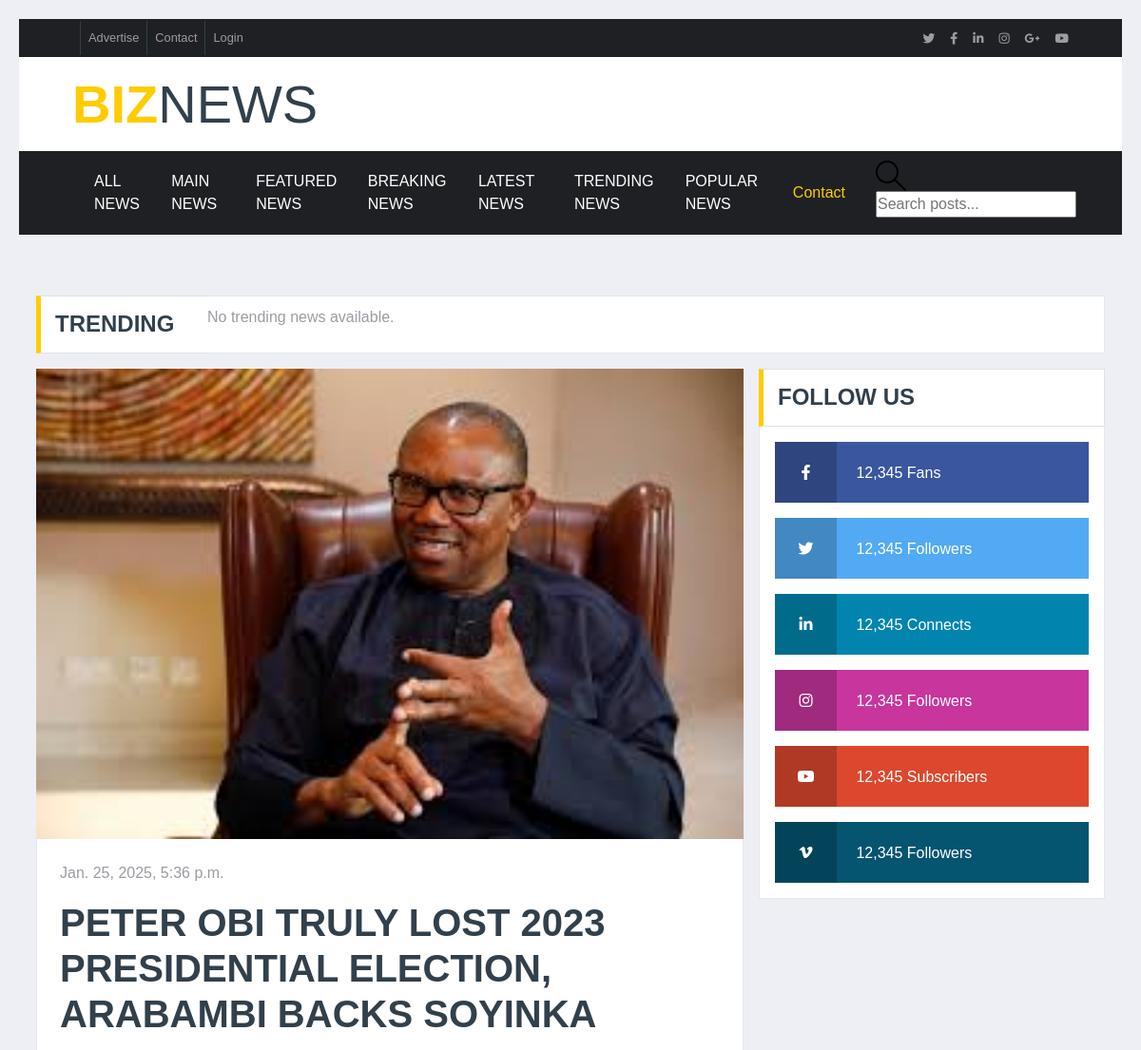
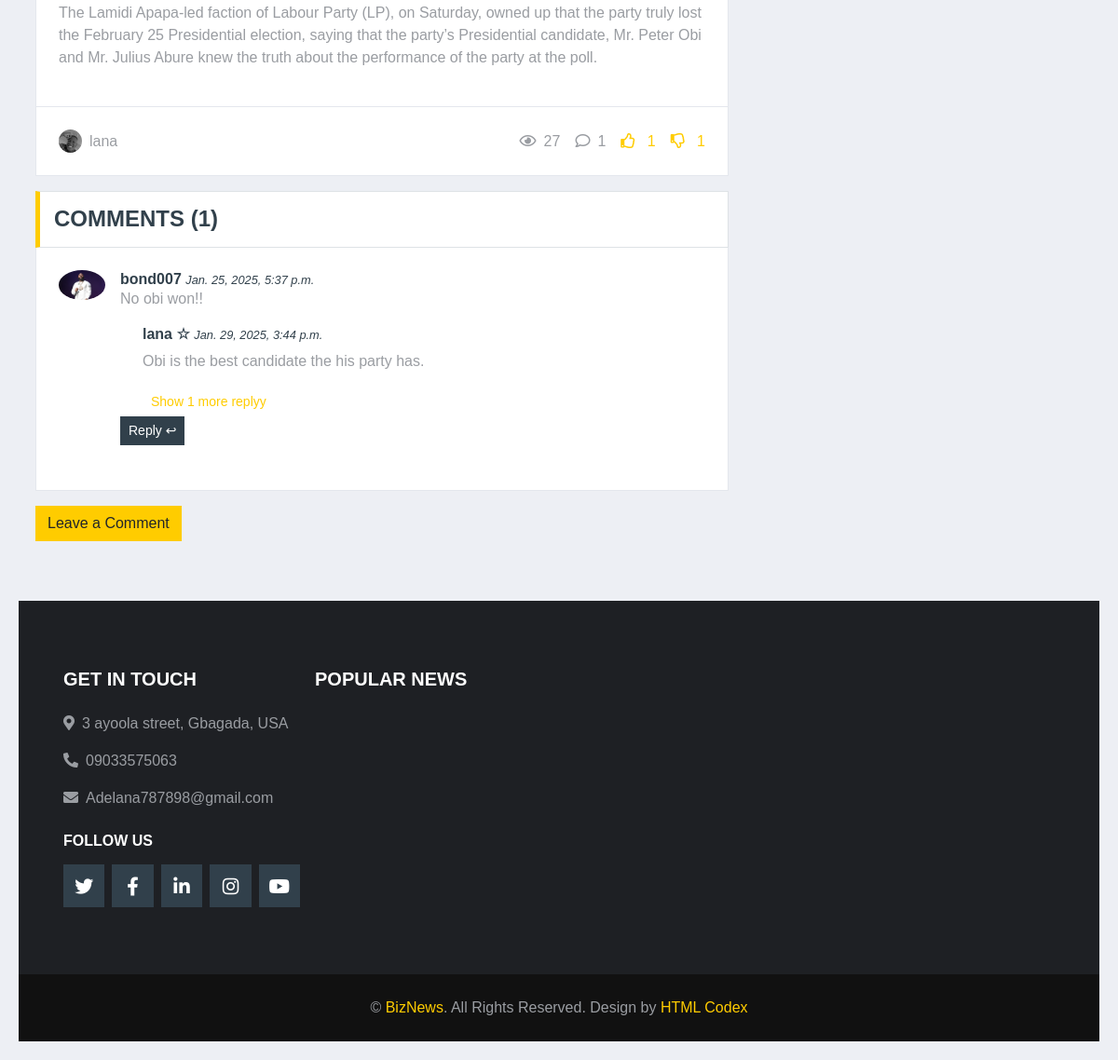
The app's page /article/13 with its own data (2 pictures, top to bottom).
### biznews/models.py (models this page shows, shortened)
class Post(models.Model):
    profile = models.ForeignKey('Profile', related_name='posts', on_delete=models.CASCADE)
    title = models.CharField(max_length=100)
    content = models.TextField()
    category = models.ManyToManyField('Category')
    image = models.ImageField(upload_to='images/', default='images/default.jpg')
    date_posted = models.DateTimeField(auto_now_add=True)
    view_count = models.IntegerField(default=0)
    class Meta:
        ordering = ['-date_posted']

class Profile(models.Model):
    user = models.OneToOneField(User, on_delete=models.CASCADE, related_name='editor_profile', null=True, blank=True)
    first_name = models.CharField(max_length=100)
    last_name = models.CharField(max_length=100)
    avatar = models.ImageField(upload_to='images/', default='images/default.jpg')
    date_posted = models.DateTimeField(auto_now_add=True)
    social = models.URLField()
    email = models.EmailField()
    phone = models.CharField(max_length=100)
    position = models.CharField(max_length=100)
    hobbies = models.CharField(max_length=100)
    bio = models.TextField()
    experience = models.TextField()
    total_views = models.IntegerField(default=0)

class User(AbstractUser):
    username= models.CharField(max_length=200, null=True, unique=True)
    email = models.EmailField(unique=True  ,null=True)
    bio = models.TextField(null=True)
    hobbies = models.CharField(max_length=255, blank=True, null=True)
    experience = models.TextField(null=True)
    phone = models.CharField(null=True, max_length=11)
    social = models.TextField(null=True)
    avatar = models.ImageField(upload_to='avatars/', null=True, blank=True)
    USERNAME_FIELD = 'username'
    REQUIRED_FIELDS = []

class Comment(models.Model):
    user = models.ForeignKey(User, on_delete=models.CASCADE)  # User is required
    post = models.ForeignKey('Post', on_delete=models.CASCADE, related_name='comments')  # Link to the post
    body = models.TextField(max_length=1000)  # Main content of the comment (with length limit)
    parent = models.ForeignKey(
        'self', null=True, blank=True, related_name='replies', on_delete=models.CASCADE
    )  # For nested replies
    date_posted = models.DateTimeField(default=now)  # When the comment was posted
    class Meta:
        ordering = ['-date_posted']  # Show latest comments first

### biznews/views.py (the view, shortened to what this page needs)
# urls.py: path('article/<int:pk>', views.articlePage, name='article'),
def articlePage(request, pk):
    post = get_object_or_404(Post, pk=pk)
    post.view_count += 1
    post.save()
    comments = post.comments.filter(parent__isnull=True)
    comment_form = CommentForm()
    reply_form = ReplyForm()
    return render(request, 'article.html', {
        'article': post,
        'comments': comments,
        'comment_form': comment_form,
        'reply_form': reply_form,
    })

### biznews/forms.py (shortened to what this page needs)
class CommentForm(forms.ModelForm):
    class Meta:
        model = Comment
        fields = ['body']  # Include only the body field for the comment

class ReplyForm(forms.ModelForm):
    class Meta:
        model = Comment
        fields = ['body']  # Only the body field is necessary for a reply

### template/article.html (shortened to what this page needs)
{% extends 'main.html' %}
{% load static %}
{% block content %}
<div class="container-fluid mt-5 mb-3 pt-3">
    <div class="container">
        <div class="row align-items-center">
            <div class="col-12">
                <div class="d-flex justify-content-between">
                    <div class="section-title border-right-0 mb-0" style="width: 180px;">
                        <h4 class="m-0 text-uppercase font-weight-bold">Trending</h4>
                    </div>
                    <div class="owl-carousel tranding-carousel position-relative d-inline-flex align-items-center bg-white border border-left-0"
                        style="width: calc(100% - 180px); padding-right: 100px;">
                        {% for post in trending_news %}
                        <div class="text-truncate"><a class="text-secondary text-uppercase font-weight-semi-bold" href="{% url 'article' post.id %}">{{ post.title }}</a></div>
                        {% empty %}
                        <p>No trending news available.</p>
                        {% endfor %}
                    </div>
                </div>
            </div>
        </div>
    </div>
</div>
<div class="container-fluid">
    <div class="container">
        <div class="row">
            <div class="col-lg-8">
                <div class="position-relative mb-3">
                    <img class="img-fluid w-100" src="{{ article.image.url }}" style="object-fit: cover;">
                    <div class="bg-white border border-top-0 p-4">
                        <div class="mb-3">
                            <a class="text-body" href="">{{ article.date_posted }}</a>
                        </div>
                        <h1 class="mb-3 text-secondary text-uppercase font-weight-bold">{{ article.title }}</h1>
                        <p>{{ article.content }}</p>
                    </div>
                    <div class="d-flex justify-content-between bg-white border border-top-0 p-4">
                        <div class="d-flex align-items-center">
                            <img class="rounded-circle mr-2" src="{{ article.profile.user.avatar.url }}" width="25" height="25" alt="">
                            <span>{{ article.profile.user.username }}</span>
                        </div>
                        <div class="d-flex align-items-center">
                            <span class="ml-3"><i class="far fa-eye mr-2"></i>{{ article.view_count }}</span>
                            <span class="ml-3"><i class="far fa-comment mr-2"></i>{{ comments.count }}</span>
                            <span class="ml-3">
                                <form method="POST" action="{% url 'like_post' article.id %}" class="like-form">
                                    <button type="submit" class="btn btn-link p-0" style="border: none; background: none; cursor: pointer;">
                                        {% if request.user in article.likes.all %}
                                            <i class="fas fa-thumbs-up mr-2" style="color: blue;"></i>
                                        {% else %}
                                            <i class="far fa-thumbs-up mr-2"></i>
                                        {% endif %}
                                        <span class="like-count">{{ article.likes.count }}</span>
                                    </button>
                                </form>
                            </span>
                            <span class="ml-3">
                                <form method="POST" action="{% url 'dislike_post' article.id %}" class="dislike-form">
                                    <button type="submit" class="btn btn-link p-0" style="border: none; background: none; cursor: pointer;">
                                        {% if request.user in article.dislikes.all %}
                                            <i class="fas fa-thumbs-down mr-2" style="color: red;"></i>
                                        {% else %}
                                            <i class="far fa-thumbs-down mr-2"></i>
                                        {% endif %}
                                        <span class="dislike-count">{{ article.dislikes.count }}</span>
                                    </button>
                                </form>
                            </span>
                        </div>
                    </div>
                </div>
<div class="mb-3">
    <div class="section-title mb-0">
        <h4 class="m-0 text-uppercase font-weight-bold">Comments ({{ comments.count }})</h4>
    </div>
    <div class="bg-white border border-top-0 p-4">
        {% if comments.exists %}
            {% for comment in comments %}
                <div class="comment mb-4">
                    <div class="d-flex align-items-start">
                        <img src="{{ comment.user.avatar.url }}" alt="User Avatar" class="img-fluid rounded-circle mr-3" style="width: 50px;">
                        <div>
                            <h6 class="m-0 text-secondary font-weight-bold">
                                {{ comment.user.username }}
                                <small><i>{{ comment.date_posted }}</i></small>
                            </h6>
                            <p>{{ comment.body }}</p>
                            {% if comment.replies.exists %}
                                <div class="ml-4">
                                    {% for reply in comment.replies.all|slice:":1" %}
                                        <div class="comment">
                                            <h6><strong>{{ reply.user.username }}
                                                {% for group in reply.user.groups.all %}
                                                    {% if group.name == 'Poster' %}
                                                        ☆
                                                    {% endif %}
                                                {% endfor %}
                                                <small><i>{{ reply.date_posted }}</i></small>
                                            </h6></strong>
                                            <p>{{ reply.body }}</p>
                                        </div>
                                    {% endfor %}
                                    {% if comment.replies.count > 1 %}
                                        <button type="button" class="btn btn-sm btn-link" onclick="toggleReplies({{ comment.id }})">
                                            Show {{ comment.replies.count|add:"-1" }} more reply{% if comment.replies.count|add:"-1" > 1 %}ies{% else %}y{% endif %}
                                        </button>
                                    {% endif %}
                                </div>
                            {% endif %}
                            <button type="button" class="btn btn-sm btn-secondary" onclick="toggleReplyForm({{ comment.id }})">Reply ↩</button>
                        </div>
                    </div>
                </div>
            {% endfor %}
        {% else %}
            <p>No comments yet. Be the first to comment!</p>
        {% endif %}
    </div>
</div>
                <button type="button" class="btn btn-primary mb-3" onclick="toggleMainCommentBox()">Leave a Comment</button>
            </div>
            <div class="col-lg-4">
                <div class="mb-3">
                    <div class="section-title mb-0">
                        <h4 class="m-0 text-uppercase font-weight-bold">Follow Us</h4>
                    </div>
                    <div class="bg-white border border-top-0 p-3">
                        <a href="" class="d-block w-100 text-white text-decoration-none mb-3" style="background: #39569E;">
                            <i class="fab fa-facebook-f text-center py-4 mr-3" style="width: 65px; background: rgba(0, 0, 0, .2);"></i>
                            <span class="font-weight-medium">12,345 Fans</span>
                        </a>
                        <a href="" class="d-block w-100 text-white text-decoration-none mb-3" style="background: #52AAF4;">
                            <i class="fab fa-twitter text-center py-4 mr-3" style="width: 65px; background: rgba(0, 0, 0, .2);"></i>
                            <span class="font-weight-medium">12,345 Followers</span>
                        </a>
                        <a href="" class="d-block w-100 text-white text-decoration-none mb-3" style="background: #0185AE;">
                            <i class="fab fa-linkedin-in text-center py-4 mr-3" style="width: 65px; background: rgba(0, 0, 0, .2);"></i>
                            <span class="font-weight-medium">12,345 Connects</span>
                        </a>
                        <a href="" class="d-block w-100 text-white text-decoration-none mb-3" style="background: #C8359D;">
                            <i class="fab fa-instagram text-center py-4 mr-3" style="width: 65px; background: rgba(0, 0, 0, .2);"></i>
                            <span class="font-weight-medium">12,345 Followers</span>
                        </a>
                        <a href="" class="d-block w-100 text-white text-decoration-none mb-3" style="background: #DC472E;">
                            <i class="fab fa-youtube text-center py-4 mr-3" style="width: 65px; background: rgba(0, 0, 0, .2);"></i>
                            <span class="font-weight-medium">12,345 Subscribers</span>
                        </a>
                        <a href="" class="d-block w-100 text-white text-decoration-none" style="background: #055570;">
                            <i class="fab fa-vimeo-v text-center py-4 mr-3" style="width: 65px; background: rgba(0, 0, 0, .2);"></i>
                            <span class="font-weight-medium">12,345 Followers</span>
                        </a>
                    </div>
                </div>
            </div>
        </div>
    </div>
</div>
{% include 'footer.html' %}
{% endblock %}

### records on screen
Post: image (picture), date_posted "Jan. 25, 2025, 5:36 p.m.", title "PETER OBI TRULY LOST 2023 PRESIDENTIAL ELECTION, ARABAMBI BACKS SOYINKA", content "The Lamidi Apapa-led faction of Labour Party (LP), on Saturday, owned up that the party truly lost the February 25 Presidential election, saying that the party’s Presidential candidate, Mr. Peter Obi and Mr. Julius Abure knew the truth about the performance of the party at the poll.", profile.user.avatar (picture), profile.user.username "lana", view_count "27", likes.count "1", dislikes.count "1"
Comment: user.avatar (picture), user.username "bond007", date_posted "Jan. 25, 2025, 5:37 p.m.", body "No obi won!!", replies.count|add "1"
Comment: user.username "lana", date_posted "Jan. 29, 2025, 3:44 p.m.", body "Obi is the best candidate the his party has."

### other values on screen
{{ comments.count }} "1"
